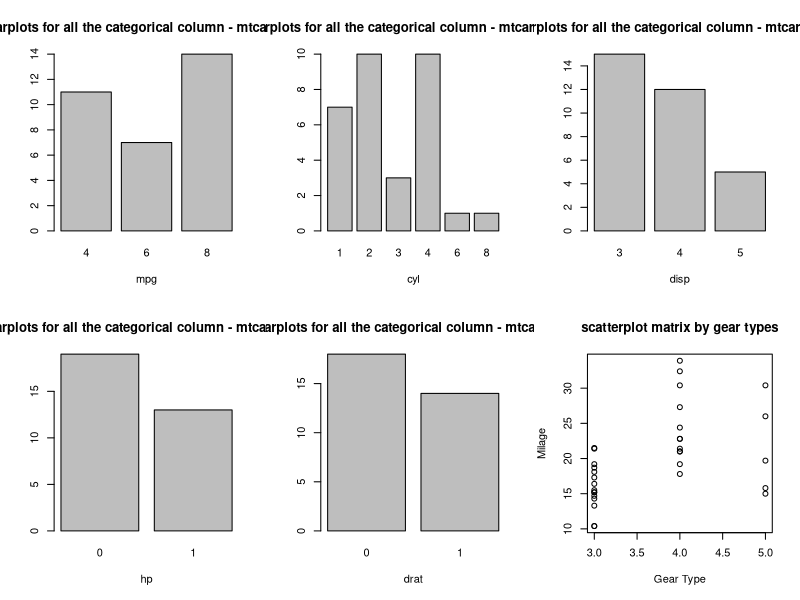
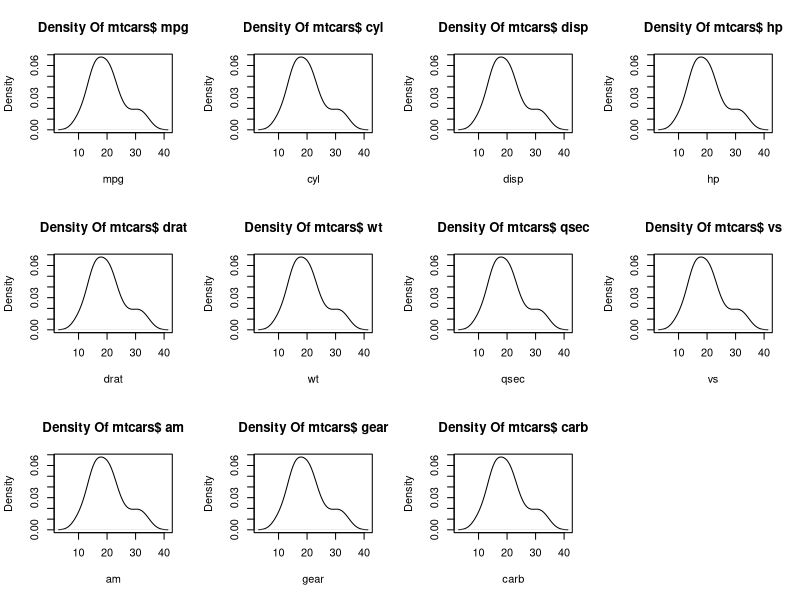

These figures' R source, in order:
#1. Write a program to create barplots for all the categorical columns in mtcars.
library(dplyr)
windows(width=100,height=50)
par(mfrow=c(2,3))
catoMtcars<-select(mtcars,cyl,carb,gear,am,vs)
for (i in 1:length(catoMtcars)){
  barplot(table(catoMtcars[,i]), xlab=colnames(mtcars)[i], 
    main =paste("Barplots for all the categorical column - mtcars$", colnames(catoMtcars)[i]))
}


#2. Create a scatterplot matrix by gear types in mtcars dataset.
mpg = mtcars$mpg      
gearTyp = mtcars$gear         
head(cbind(gearTyp,mpg))
plot( gearTyp,mpg,main="scatterplot matrix by gear types",
       xlab="Gear Type", ylab="Milage")   


#3. Write a program to create a plot density by class variable.
windows()
par(mfrow=c(3,4))
for (i in 1:length(mtcars)){
  d <- density(mtcars[,1])
  plot(d, xlab=colnames(mtcars)[i], main =paste("Density Of mtcars$",
              colnames(mtcars)[i]))
}
